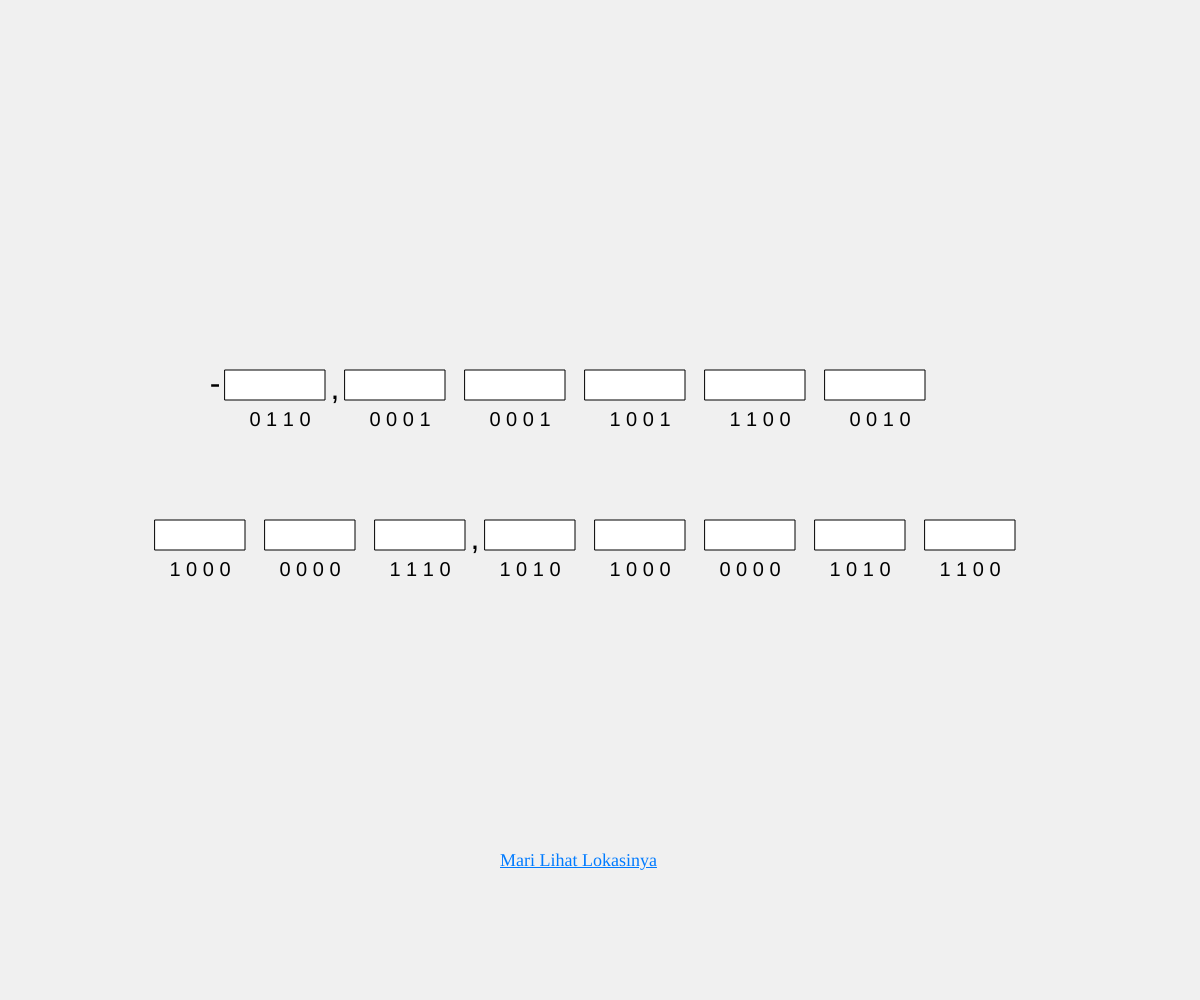
Frame 1 (no input)
Frame 60 (no input): identical to frame 1, image omitted
Frame 120 (the mouse pressed at the canvas centre since frame 60): identical to frame 1, image omitted

The p5.js sketch that drew this single still picture (run headless with seeded random() and noise() and a simulated clock; from frame 60 on, the mouse is pressed at the canvas centre):

// p5.js sketch
// ── sketch.js
let userAnswers1 = ["", "", "", "", "", ""]; // Array to store answers for 7 boxes (Top row)
let userAnswers2 = ["", "", "", "", "", "", "", ""]; // Array to store answers for 9 boxes (Bottom row)
let feedbacks1 = ["", "", "", "", "", ""]; // Feedback for top row
let feedbacks2 = ["", "", "", "", "", "", "", ""]; // Feedback for bottom row

let questions1 = [
  ["0", "1", "1", "0"], // Top row questions
  ["0", "0", "0", "1"],
  ["0", "0", "0", "1"],
  ["1", "0", "0", "1"],
  ["1", "1", "0", "0"],
  ["0", "0", "1", "0"]
];

let questions2 = [
  ["1", "0", "0", "0"], // Bottom row questions
  ["0", "0", "0", "0"],
  ["1", "1", "1", "0"],
  ["1", "0", "1", "0"],
  ["1", "0", "0", "0"],
  ["0", "0", "0", "0"],
  ["1", "0", "1", "0"],
  ["1", "1", "0", "0"]
];

let currentBox = 0; // To track the currently selected box
let startTime; // Variable to track the starting time

function setup() {
  createCanvas(windowWidth, windowHeight);
  textAlign(CENTER, CENTER);
  textSize(24);

  startTime = millis(); // Initialize the starting time
  loop(); // Ensure the draw function loops continuously

  // Create link reference
  let link = createA('https://www.google.com/maps/', 'Mari Lihat Lokasinya');
  link.position(width / 2 - 100, height - 150); // Position at the bottom center
  link.style('font-size', '18px');
  link.style('color', '#007BFF'); // Link color
  link.attribute('target', '_blank'); // Open in a new tab
}

function draw() {
  background(240);

  // Display the top row of input boxes
  for (let i = 0; i < 6; i++) {
    fill(255);
    rect(width / 2 - 375 + i * 120, height / 2 - 130, 100, 30); // Top row boxes
    fill(0);
    textSize(20);
    text(userAnswers1[i], width / 2 - 325 + i * 120, height / 2 - 110);
    text(feedbacks1[i], width / 2 - 325 + i * 120, height / 2 - 50);
    text(questions1[i].join(" "), width / 2 - 320 + i * 120, height / 2 - 80);

    if (i === 0) {
      textSize(32);
      text(",", width / 2 - 265 + i * 120, height / 2 - 110); // Comma for top row
    }
  }

  // Add minus symbol before the first box (top row)
  textSize(32);
  text("-", width / 2 - 385, height / 2 - 115);
  textSize(20);

  // Display the bottom row of input boxes
  for (let i = 0; i < 8; i++) {
    fill(255);
    rect(width / 2 - 445 + i * 110, height / 2 + 20, 90, 30); // Bottom row boxes
    fill(0);
    textSize(20);
    text(userAnswers2[i], width / 2 - 400 + i * 110, height / 2 + 38);
    text(feedbacks2[i], width / 2 - 400 + i * 110, height / 2 + 100);
    text(questions2[i].join(" "), width / 2 - 400 + i * 110, height / 2 + 70);

    if (i === 2) {
      textSize(32);
      text(",", width / 2 - 345 + i * 110, height / 2 + 40); // Comma for bottom row
      textSize(20);
    }
  }
}

function keyPressed() {
  if (keyCode === BACKSPACE) {
    if (currentBox < 6) {
      userAnswers1[currentBox] = userAnswers1[currentBox].slice(0, -1); // Top row
    } else {
      userAnswers2[currentBox - 6] = userAnswers2[currentBox - 6].slice(0, -1); // Bottom row
    }
  } else if (keyCode === ENTER) {
    if (currentBox < 6) {
      if (checkAnswer1(currentBox)) {
        feedbacks1[currentBox] = "Correct!";
        currentBox++;
      } else {
        feedbacks1[currentBox] = "Incorrect!";
      }
    } else {
      let boxIndex = currentBox - 6;
      if (checkAnswer2(boxIndex)) {
        feedbacks2[boxIndex] = "Correct!";
        currentBox++;
      } else {
        feedbacks2[boxIndex] = "Incorrect!";
      }
    }
  } else if (key.length === 1) {
    if (currentBox < 6) {
      userAnswers1[currentBox] += key; // Top row input
    } else {
      userAnswers2[currentBox - 6] += key; // Bottom row input
    }
  }
  redraw();
}

function checkAnswer1(boxIndex) {
  let correctAnswers1 = ["6", "8", "8", "9", "3", "4"]; // Correct answers for top row
  return userAnswers1[boxIndex] === correctAnswers1[boxIndex];
}

function checkAnswer2(boxIndex) {
  let correctAnswers2 = ["1", "0", "7", "6", "1", "0", "5", "3"]; // Correct answers for bottom row
  return userAnswers2[boxIndex] === correctAnswers2[boxIndex];
}
